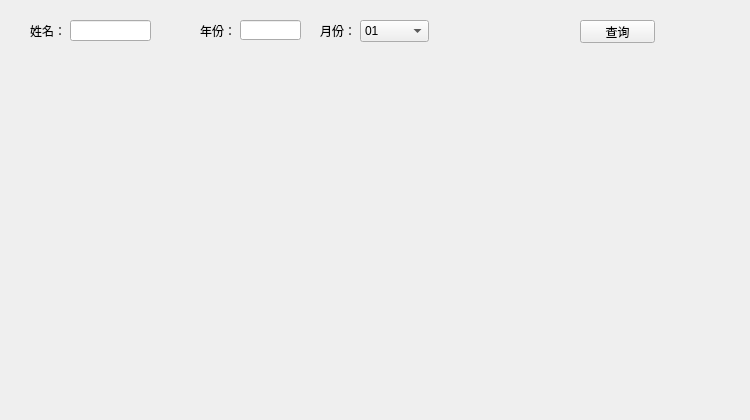
         <widget class="QWidget" name="pb_the_rate_of_attand_view">
          <widget class="QPushButton" name="pushButton_5">
           <property name="geometry">
            <rect>
             <x>580</x>
             <y>20</y>
             <width>75</width>
             <height>23</height>
            </rect>
           </property>
           <property name="text">
            <string>查询</string>
           </property>
          </widget>
          <widget class="QLineEdit" name="le_view_attendance_name">
           <property name="geometry">
            <rect>
             <x>70</x>
             <y>20</y>
             <width>81</width>
             <height>21</height>
            </rect>
           </property>
          </widget>
          <widget class="QLabel" name="label_6">
           <property name="geometry">
            <rect>
             <x>200</x>
             <y>20</y>
             <width>41</width>
             <height>21</height>
            </rect>
           </property>
           <property name="text">
            <string>年份：</string>
           </property>
          </widget>
          <widget class="QLabel" name="label_7">
           <property name="geometry">
            <rect>
             <x>30</x>
             <y>20</y>
             <width>41</width>
             <height>21</height>
            </rect>
           </property>
           <property name="text">
            <string>姓名：</string>
           </property>
          </widget>
          <widget class="QLabel" name="label_8">
           <property name="geometry">
            <rect>
             <x>320</x>
             <y>20</y>
             <width>41</width>
             <height>21</height>
            </rect>
           </property>
           <property name="text">
            <string>月份：</string>
           </property>
          </widget>
          <widget class="QLineEdit" name="le_view_attendance_year">
           <property name="geometry">
            <rect>
             <x>240</x>
             <y>20</y>
             <width>61</width>
             <height>20</height>
            </rect>
           </property>
          </widget>
          <widget class="QComboBox" name="le_view_attendance_month">
           <property name="geometry">
            <rect>
             <x>360</x>
             <y>20</y>
             <width>69</width>
             <height>22</height>
            </rect>
           </property>
           <item>
            <property name="text">
             <string>01</string>
            </property>
           </item>
           <item>
            <property name="text">
             <string>02</string>
            </property>
           </item>
           <item>
            <property name="text">
             <string>03</string>
            </property>
           </item>
           <item>
            <property name="text">
             <string>04</string>
            </property>
           </item>
           <item>
            <property name="text">
             <string>05</string>
            </property>
           </item>
           <item>
            <property name="text">
             <string>06</string>
            </property>
           </item>
           <item>
            <property name="text">
             <string>07</string>
            </property>
           </item>
           <item>
            <property name="text">
             <string>08</string>
            </property>
           </item>
           <item>
            <property name="text">
             <string>09</string>
            </property>
           </item>
           <item>
            <property name="text">
             <string>10</string>
            </property>
           </item>
           <item>
            <property name="text">
             <string>11</string>
            </property>
           </item>
           <item>
            <property name="text">
             <string>12</string>
            </property>
           </item>
          </widget>
          <widget class="Pie" name="wg_pie_show_attendance_Rate" native="true">
           <property name="geometry">
            <rect>
             <x>170</x>
             <y>70</y>
             <width>571</width>
             <height>341</height>
            </rect>
           </property>
          </widget>
         </widget>
